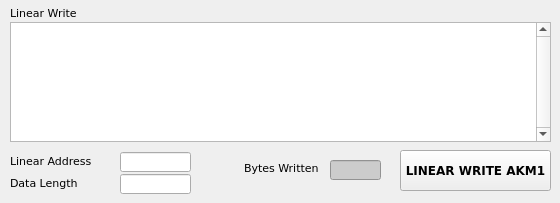
     <widget class="QWidget" name="tabLWAKM1">
      <attribute name="title">
       <string>Linear Write AKM1</string>
      </attribute>
      <widget class="QTextEdit" name="txtLinearWriteAKM1">
       <property name="geometry">
        <rect>
         <x>10</x>
         <y>22</y>
         <width>541</width>
         <height>120</height>
        </rect>
       </property>
       <property name="font">
        <font>
         <family>Verdana</family>
         <pointsize>9</pointsize>
        </font>
       </property>
       <property name="verticalScrollBarPolicy">
        <enum>Qt::ScrollBarAlwaysOn</enum>
       </property>
       <property name="horizontalScrollBarPolicy">
        <enum>Qt::ScrollBarAlwaysOff</enum>
       </property>
       <property name="tabChangesFocus">
        <bool>true</bool>
       </property>
       <property name="readOnly">
        <bool>false</bool>
       </property>
      </widget>
      <widget class="QLabel" name="lblLinearWriteAKM1">
       <property name="geometry">
        <rect>
         <x>10</x>
         <y>5</y>
         <width>90</width>
         <height>16</height>
        </rect>
       </property>
       <property name="font">
        <font>
         <family>Verdana</family>
         <pointsize>8</pointsize>
        </font>
       </property>
       <property name="text">
        <string>Linear Write</string>
       </property>
      </widget>
      <widget class="QLabel" name="lblBytesWrittenAKM1">
       <property name="geometry">
        <rect>
         <x>244</x>
         <y>160</y>
         <width>81</width>
         <height>16</height>
        </rect>
       </property>
       <property name="font">
        <font>
         <family>Verdana</family>
         <pointsize>8</pointsize>
        </font>
       </property>
       <property name="text">
        <string>Bytes Written</string>
       </property>
      </widget>
      <widget class="QPushButton" name="btnLinearWriteAKM1">
       <property name="geometry">
        <rect>
         <x>400</x>
         <y>150</y>
         <width>151</width>
         <height>41</height>
        </rect>
       </property>
       <property name="font">
        <font>
         <family>Verdana</family>
         <pointsize>9</pointsize>
         <weight>75</weight>
         <bold>true</bold>
        </font>
       </property>
       <property name="cursor">
        <cursorShape>PointingHandCursor</cursorShape>
       </property>
       <property name="text">
        <string>LINEAR WRITE AKM1</string>
       </property>
      </widget>
      <widget class="QLineEdit" name="txtDataLengthWriteAKM1">
       <property name="geometry">
        <rect>
         <x>120</x>
         <y>174</y>
         <width>71</width>
         <height>20</height>
        </rect>
       </property>
       <property name="font">
        <font>
         <weight>75</weight>
         <bold>true</bold>
        </font>
       </property>
       <property name="readOnly">
        <bool>false</bool>
       </property>
      </widget>
      <widget class="QLineEdit" name="txtBytesWrittenAKM1">
       <property name="geometry">
        <rect>
         <x>330</x>
         <y>160</y>
         <width>51</width>
         <height>20</height>
        </rect>
       </property>
       <property name="font">
        <font>
         <weight>75</weight>
         <bold>true</bold>
        </font>
       </property>
       <property name="styleSheet">
        <string notr="true">background-color: rgb(204, 204, 204);</string>
       </property>
       <property name="alignment">
        <set>Qt::AlignCenter</set>
       </property>
       <property name="readOnly">
        <bool>true</bool>
       </property>
      </widget>
      <widget class="QLineEdit" name="txtLinearAddressWriteAKM1">
       <property name="geometry">
        <rect>
         <x>120</x>
         <y>152</y>
         <width>71</width>
         <height>20</height>
        </rect>
       </property>
       <property name="font">
        <font>
         <weight>75</weight>
         <bold>true</bold>
        </font>
       </property>
       <property name="readOnly">
        <bool>false</bool>
       </property>
      </widget>
      <widget class="QLabel" name="lblLinearAdressWriteAKM1">
       <property name="geometry">
        <rect>
         <x>10</x>
         <y>153</y>
         <width>101</width>
         <height>16</height>
        </rect>
       </property>
       <property name="font">
        <font>
         <family>Verdana</family>
         <pointsize>8</pointsize>
        </font>
       </property>
       <property name="text">
        <string>Linear Address</string>
       </property>
      </widget>
      <widget class="QLabel" name="lblDataLengthWriteAKM1">
       <property name="geometry">
        <rect>
         <x>10</x>
         <y>175</y>
         <width>101</width>
         <height>16</height>
        </rect>
       </property>
       <property name="font">
        <font>
         <family>Verdana</family>
         <pointsize>8</pointsize>
        </font>
       </property>
       <property name="text">
        <string>Data Length</string>
       </property>
      </widget>
     </widget>
